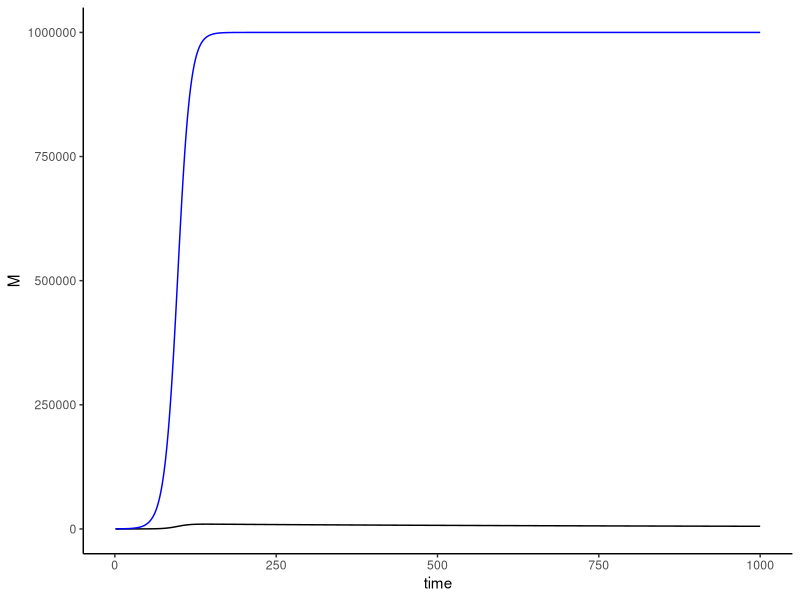
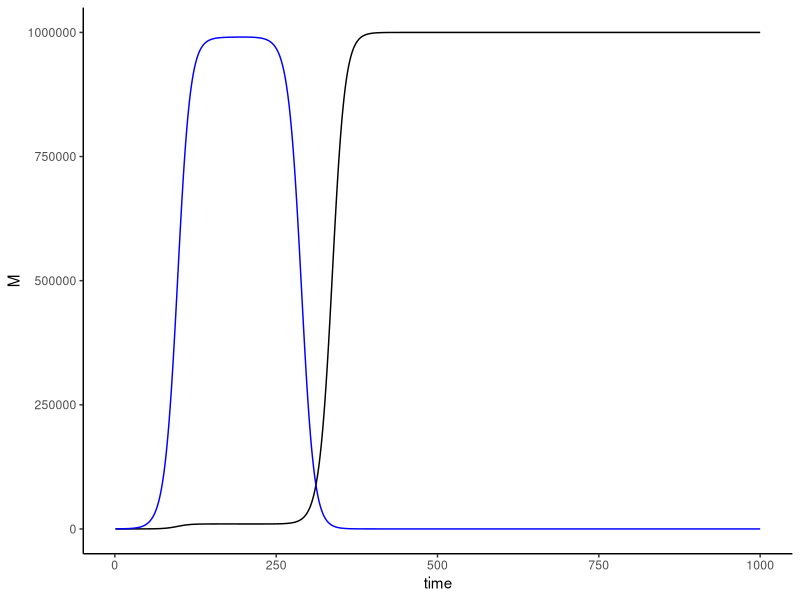

Reproduce these figures in R, in order.
# Exercise 11
# Chelsea Southworth

# load ggplot for later figures
library(ggplot2)

### we started with this basic model
# time points to simulate over 
# a place to store population sizes (value of state variable through time)
# values for our parameters 
# a loop for simulating
# initial starting place


# Part 1: Simulate to equilibrium
# Then do Part 2: drug treatment, which changes rn to -.1 instead of .1

# set parameter and state variable values
rn = .1
rm = .1
N0 = 99
M0 = 1
K = 1000000
timesteps = 1000 # <- this isn't supposed to be one, change it
# not sure how many timesteps we need to run the model to equilibrium?
# at 10000 it's definitely at equilibrium; looks like it gets there a LOT earlier,
  # looks like it's definitely at equilibrium by 200

# create vector to store N's and set initial N
N = numeric(length=timesteps)
N[1] = N0

# create vector to store M's and set initial M
M = numeric(length=timesteps)
M[1] = M0


# simulate N equation
for(i in 2:timesteps){
  N[i] <- N[i-1]+rn*N[i-1]*(1-(N[i-1]+M[i-1])/K)  
}

# simulate M equation
for(i in 2:timesteps){
  M[i] <- M[i-1]+rm*M[i-1]*(1-(N[i-1]+M[i-1])/K)  
}


simN <- data.frame(time=1:timesteps,N=N)
simM <- data.frame(time=1:timesteps, M=M)

ggplot(data=simM,aes(x=time,y=M))+geom_line()+theme_classic() +
  geom_line(data = simN, aes(x=time,y=N), color = "blue")

# Then do like the tutorial example


# at timestep 200, when it's all definitely at equilibrium, the rn becomes -.1 instead of .1
  # make rn negative
# use the if/else format
# simulate
for(i in 2:timesteps){
 if(i>=200){
    # N becomes -.1
   N[i] <- N[i-1]-rn*N[i-1]*(1-(N[i-1]+M[i-1])/K)
  }else{
    N[i] <- N[i-1]+rn*N[i-1]*(1-(N[i-1]+M[i-1])/K)
  }
}

simN <- data.frame(time=1:timesteps,N=N)

# simulate M equation
for(i in 2:timesteps){
  M[i] <- M[i-1]+rm*M[i-1]*(1-(N[i-1]+M[i-1])/K)  
}
simM <- data.frame(time=1:timesteps, M=M)

ggplot(data=simM,aes(x=time,y=M))+geom_line()+theme_classic() +
  geom_line(data = simN, aes(x=time,y=N), color = "blue")
